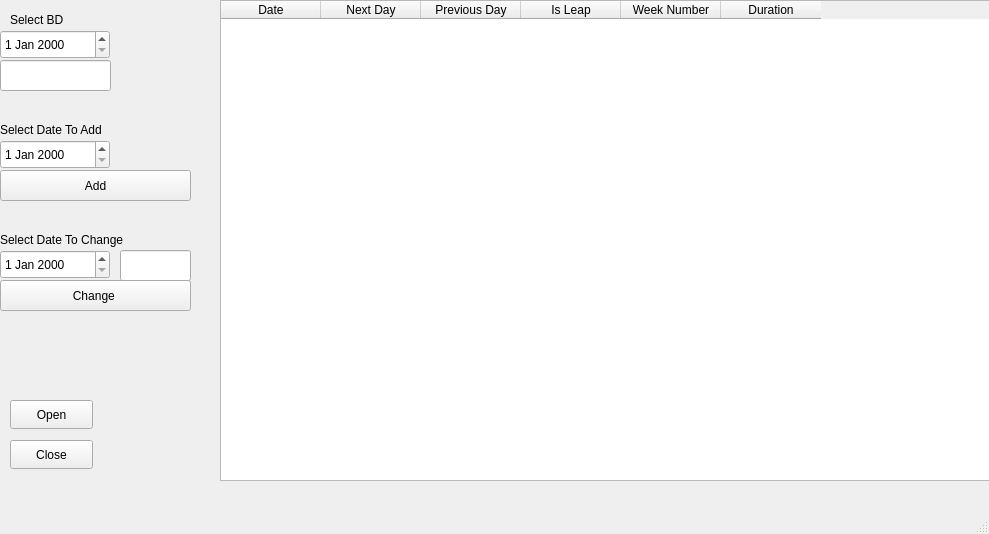
<?xml version="1.0" encoding="UTF-8"?>
<ui version="4.0">
 <class>MainWindow</class>
 <widget class="QMainWindow" name="MainWindow">
  <property name="geometry">
   <rect>
    <x>0</x>
    <y>0</y>
    <width>989</width>
    <height>534</height>
   </rect>
  </property>
  <property name="windowTitle">
   <string>MainWindow</string>
  </property>
  <widget class="QWidget" name="centralwidget">
   <widget class="QTableWidget" name="datesTable">
    <property name="geometry">
     <rect>
      <x>220</x>
      <y>0</y>
      <width>771</width>
      <height>481</height>
     </rect>
    </property>
    <column>
     <property name="text">
      <string>Date</string>
     </property>
    </column>
    <column>
     <property name="text">
      <string>Next Day</string>
     </property>
    </column>
    <column>
     <property name="text">
      <string>Previous Day</string>
     </property>
    </column>
    <column>
     <property name="text">
      <string>Is Leap</string>
     </property>
    </column>
    <column>
     <property name="text">
      <string>Week Number</string>
     </property>
    </column>
    <column>
     <property name="text">
      <string>Duration</string>
     </property>
    </column>
   </widget>
   <widget class="QLabel" name="BDLbl">
    <property name="geometry">
     <rect>
      <x>10</x>
      <y>10</y>
      <width>63</width>
      <height>20</height>
     </rect>
    </property>
    <property name="text">
     <string>Select BD</string>
    </property>
   </widget>
   <widget class="QDateEdit" name="calendarBD">
    <property name="geometry">
     <rect>
      <x>0</x>
      <y>30</y>
      <width>110</width>
      <height>29</height>
     </rect>
    </property>
   </widget>
   <widget class="QLabel" name="addLbl">
    <property name="geometry">
     <rect>
      <x>0</x>
      <y>120</y>
      <width>141</width>
      <height>20</height>
     </rect>
    </property>
    <property name="text">
     <string>Select Date To Add</string>
    </property>
   </widget>
   <widget class="QDateEdit" name="calendarAdd">
    <property name="geometry">
     <rect>
      <x>0</x>
      <y>140</y>
      <width>110</width>
      <height>29</height>
     </rect>
    </property>
   </widget>
   <widget class="QPushButton" name="addBtn">
    <property name="geometry">
     <rect>
      <x>0</x>
      <y>170</y>
      <width>191</width>
      <height>31</height>
     </rect>
    </property>
    <property name="text">
     <string>Add</string>
    </property>
   </widget>
   <widget class="QLabel" name="changeLbl">
    <property name="geometry">
     <rect>
      <x>0</x>
      <y>230</y>
      <width>151</width>
      <height>20</height>
     </rect>
    </property>
    <property name="text">
     <string>Select Date To Change</string>
    </property>
   </widget>
   <widget class="QPushButton" name="changeBtn">
    <property name="geometry">
     <rect>
      <x>0</x>
      <y>280</y>
      <width>191</width>
      <height>31</height>
     </rect>
    </property>
    <property name="text">
     <string>Change </string>
    </property>
   </widget>
   <widget class="QDateEdit" name="calendarChange">
    <property name="geometry">
     <rect>
      <x>0</x>
      <y>250</y>
      <width>110</width>
      <height>29</height>
     </rect>
    </property>
   </widget>
   <widget class="QPushButton" name="openBtn">
    <property name="geometry">
     <rect>
      <x>10</x>
      <y>400</y>
      <width>83</width>
      <height>29</height>
     </rect>
    </property>
    <property name="text">
     <string>Open</string>
    </property>
   </widget>
   <widget class="QPushButton" name="closeBtn">
    <property name="geometry">
     <rect>
      <x>10</x>
      <y>440</y>
      <width>83</width>
      <height>29</height>
     </rect>
    </property>
    <property name="text">
     <string>Close</string>
    </property>
   </widget>
   <widget class="QLineEdit" name="lineEdit">
    <property name="geometry">
     <rect>
      <x>120</x>
      <y>250</y>
      <width>71</width>
      <height>31</height>
     </rect>
    </property>
   </widget>
   <widget class="QLineEdit" name="birthdayDaysCounterLabel">
    <property name="geometry">
     <rect>
      <x>0</x>
      <y>60</y>
      <width>111</width>
      <height>31</height>
     </rect>
    </property>
   </widget>
  </widget>
  <widget class="QMenuBar" name="menubar">
   <property name="geometry">
    <rect>
     <x>0</x>
     <y>0</y>
     <width>989</width>
     <height>25</height>
    </rect>
   </property>
  </widget>
  <widget class="QStatusBar" name="statusbar"/>
 </widget>
 <resources/>
 <connections/>
</ui>
